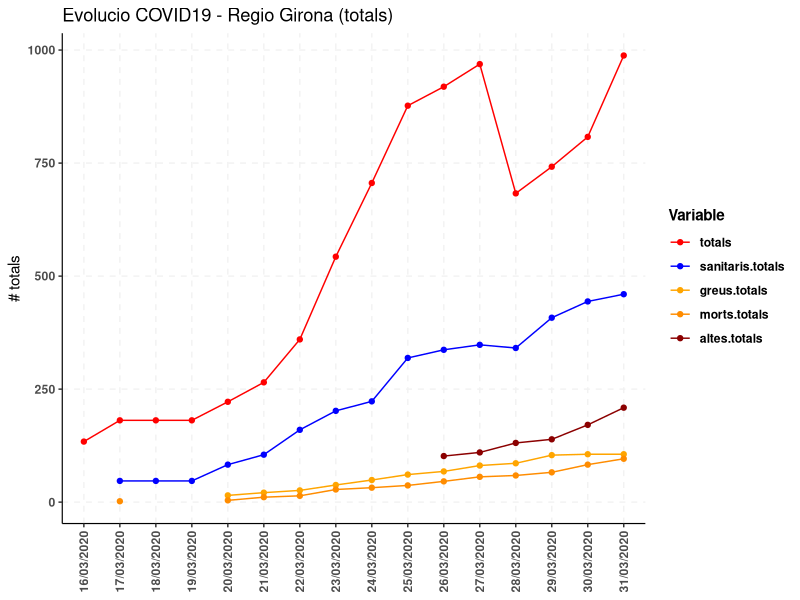
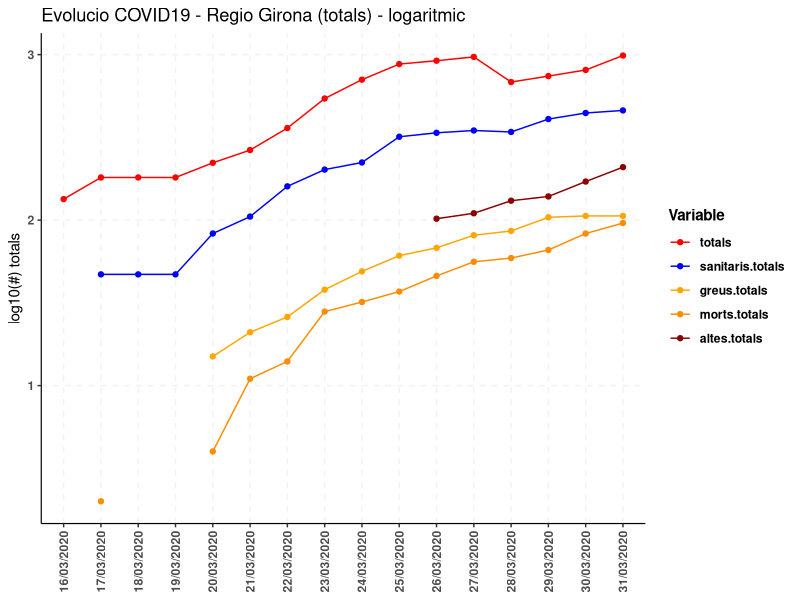
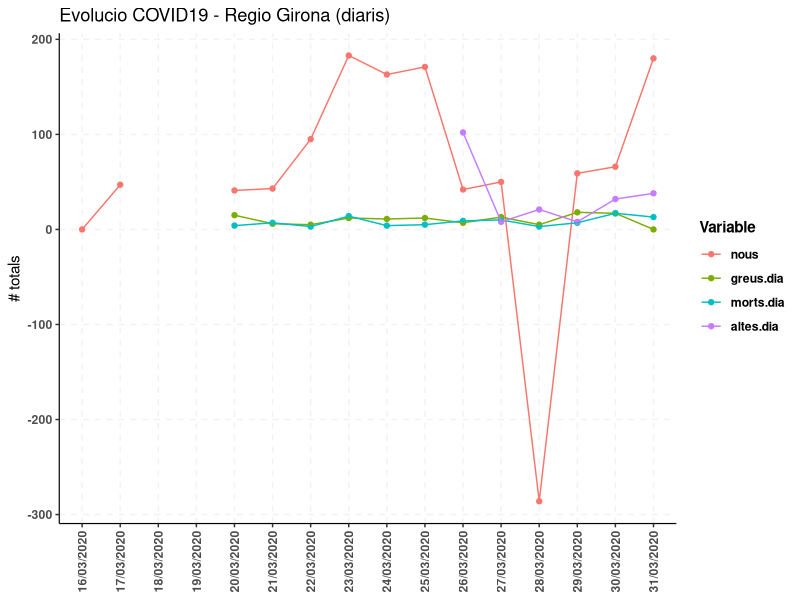
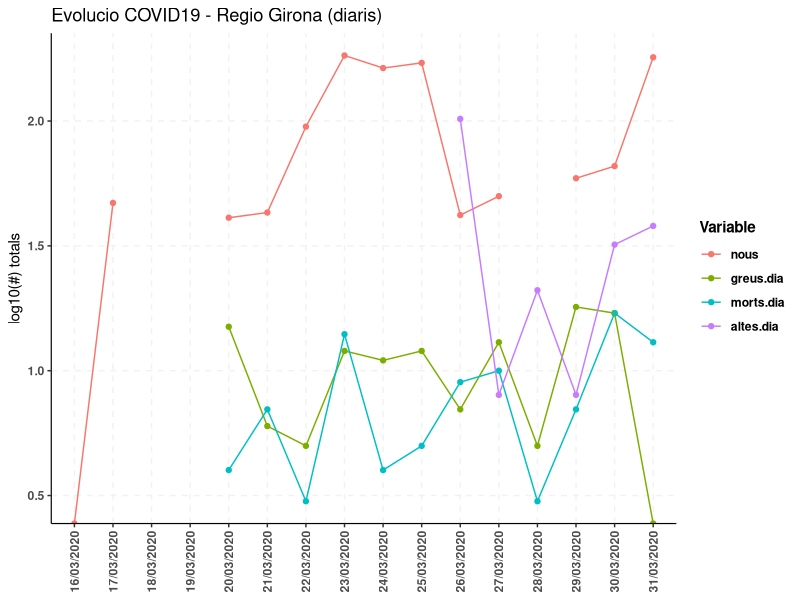
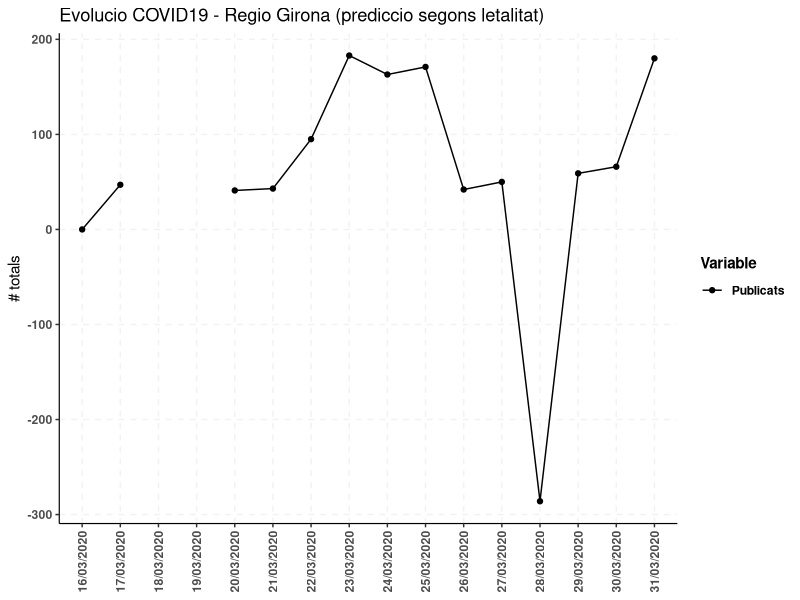
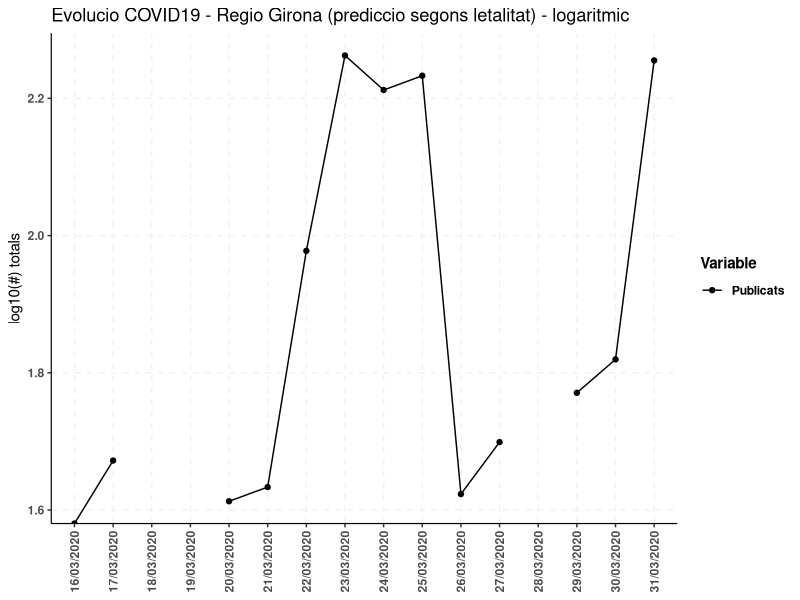

The R script that drew these images, in order: (Note: this script raises an error after producing the figures.)
## COVID-19 GIRONA ##
setwd('Desktop/COVID19-Girona')

## read data
girona <- read.csv2('Girona.csv', header = T)
girona <- girona[rowSums(is.na(girona)) != ncol(girona)-1, ]


## libraries
library(ggplot2); library(reshape2)

## plots
girona$dia <- factor(girona$dia, levels = as.character(girona$dia))
names(girona)

# total
girona.total <- girona[, names(girona) %in% c('dia', 'totals', 'sanitaris.totals', 'nosanitaris.totals', 'greus.totals', 'morts.totals', 'altes.totals')]
girona.total.m <- melt(girona.total)
ggplot(girona.total.m, aes(dia, value, color = variable, group = variable)) + geom_point() + geom_line() +
  scale_color_manual(values=c('red', 'blue', 'orange', 'darkorange', 'darkred', 'green')) +
  theme(plot.subtitle = element_text(vjust = 1), plot.caption = element_text(vjust = 1), axis.line = element_line(size = 0.4, linetype = "solid"), 
        panel.grid.major = element_line(colour = "gray95", linetype = "dashed"), axis.text = element_text(face = "bold"), 
        axis.text.x = element_text(vjust = 0.5, angle = 90), legend.text = element_text(face = "bold"), 
        legend.title = element_text(face = "bold"), panel.background = element_rect(fill = NA), legend.key = element_rect(fill = NA), 
        legend.background = element_rect(fill = NA)) +labs(title = "Evolucio COVID19 - Regio Girona (totals)",  x = NULL, y = "# totals", colour = "Variable")

ggplot(girona.total.m, aes(dia, log10(value), color = variable, group = variable)) + geom_point() + geom_line() +
  scale_color_manual(values=c('red', 'blue', 'orange', 'darkorange', 'darkred', 'green')) +
  theme(plot.subtitle = element_text(vjust = 1), plot.caption = element_text(vjust = 1), axis.line = element_line(size = 0.4, linetype = "solid"), 
        panel.grid.major = element_line(colour = "gray95", linetype = "dashed"), axis.text = element_text(face = "bold"), 
        axis.text.x = element_text(vjust = 0.5, angle = 90), legend.text = element_text(face = "bold"), 
        legend.title = element_text(face = "bold"), panel.background = element_rect(fill = NA), legend.key = element_rect(fill = NA), 
        legend.background = element_rect(fill = NA)) +labs(title = "Evolucio COVID19 - Regio Girona (totals) - logaritmic",  x = NULL, y = "log10(#) totals", colour = "Variable")


# diari
girona.diari <- girona[, names(girona) %in% c('dia', 'nous', 'sanitaris.dia', 'nosanitaris.dia', 'greus.dia', 'morts.dia', 'altes.dia')]
girona.diari.m <- melt(girona.diari)
girona.diari.m <- melt(girona.diari)
ggplot(girona.diari.m, aes(dia, value, color = variable, group = variable)) + geom_point() + geom_line() + #geom_col (position = 'dodge') +
  # scale_color_manual() +
  theme(plot.subtitle = element_text(vjust = 1), plot.caption = element_text(vjust = 1), axis.line = element_line(size = 0.4, linetype = "solid"), 
        panel.grid.major = element_line(colour = "gray95", linetype = "dashed"), axis.text = element_text(face = "bold"), 
        axis.text.x = element_text(vjust = 0.5, angle = 90), legend.text = element_text(face = "bold"), 
        legend.title = element_text(face = "bold"), panel.background = element_rect(fill = NA), legend.key = element_rect(fill = NA), 
        legend.background = element_rect(fill = NA)) +labs(title = "Evolucio COVID19 - Regio Girona (diaris)",  x = NULL, y = "# totals", colour = "Variable")

ggplot(girona.diari.m, aes(dia, log10(value), color = variable, group = variable)) + geom_point() + geom_line() +
  # scale_color_manual() +
  theme(plot.subtitle = element_text(vjust = 1), plot.caption = element_text(vjust = 1), axis.line = element_line(size = 0.4, linetype = "solid"), 
        panel.grid.major = element_line(colour = "gray95", linetype = "dashed"), axis.text = element_text(face = "bold"), 
        axis.text.x = element_text(vjust = 0.5, angle = 90), legend.text = element_text(face = "bold"), 
        legend.title = element_text(face = "bold"), panel.background = element_rect(fill = NA), legend.key = element_rect(fill = NA), 
        legend.background = element_rect(fill = NA)) +labs(title = "Evolucio COVID19 - Regio Girona (diaris)",  x = NULL, y = "log10(#) totals", colour = "Variable")

# previsions
girona.prev <- girona[, names(girona) %in% c('dia', 'nous', 'infectats.ratio07', 'infectats.ratio1', 'infectats.ratio15', 
                                             'infectats.ratio2', 'infectats.ratio3', 'infectats.ratio6')]
girona.prev.m <- melt(girona.prev)
ggplot(girona.prev.m, aes(dia, value, color = variable, group = variable)) + geom_point() + geom_line() +
  scale_color_manual(labels = c('Publicats', 'Letalitat 0.7%', 'Letalitat 1%', 'Letalitat 1.5%', 'Letalitat 2%', 'Letalitat 3%', 'Letalitat 6%'),
                     values = c('black', 'darkred', '#CC0000', '#FF0000', '#FF3333', '#FF6666', '#FF9999')) +
  theme(plot.subtitle = element_text(vjust = 1), plot.caption = element_text(vjust = 1), axis.line = element_line(size = 0.4, linetype = "solid"), 
        panel.grid.major = element_line(colour = "gray95", linetype = "dashed"), axis.text = element_text(face = "bold"), 
        axis.text.x = element_text(vjust = 0.5, angle = 90), legend.text = element_text(face = "bold"), 
        legend.title = element_text(face = "bold"), panel.background = element_rect(fill = NA), legend.key = element_rect(fill = NA), 
        legend.background = element_rect(fill = NA)) +labs(title = "Evolucio COVID19 - Regio Girona (prediccio segons letalitat)",  x = NULL, y = "# totals", colour = "Variable")

ggplot(girona.prev.m, aes(dia, log10(value), color = variable, group = variable)) + geom_point() + geom_line() +
  scale_color_manual(labels = c('Publicats', 'Letalitat 0.7%', 'Letalitat 1%', 'Letalitat 1.5%', 'Letalitat 2%', 'Letalitat 3%', 'Letalitat 6%'),
                     values = c('black', 'darkred', '#CC0000', '#FF0000', '#FF3333', '#FF6666', '#FF9999')) +
  theme(plot.subtitle = element_text(vjust = 1), plot.caption = element_text(vjust = 1), axis.line = element_line(size = 0.4, linetype = "solid"), 
        panel.grid.major = element_line(colour = "gray95", linetype = "dashed"), axis.text = element_text(face = "bold"), 
        axis.text.x = element_text(vjust = 0.5, angle = 90), legend.text = element_text(face = "bold"), 
        legend.title = element_text(face = "bold"), panel.background = element_rect(fill = NA), legend.key = element_rect(fill = NA), 
        legend.background = element_rect(fill = NA)) +labs(title = "Evolucio COVID19 - Regio Girona (prediccio segons letalitat) - logaritmic",  x = NULL, y = "log10(#) totals", colour = "Variable")


# ratios
girona.ratios <- girona[, names(girona) %in% c('dia', 'increment.dia', 'sanitaris.percent')]
girona.ratios.m <-  melt(girona.ratios)
ggplot(girona.ratios.m, aes(dia, value, color = variable, group = variable)) + geom_point() + geom_line() +
  theme(plot.subtitle = element_text(vjust = 1), plot.caption = element_text(vjust = 1), axis.line = element_line(size = 0.4, linetype = "solid"), 
        panel.grid.major = element_line(colour = "gray95", linetype = "dashed"), axis.text = element_text(face = "bold"), 
        axis.text.x = element_text(vjust = 0.5, angle = 90), legend.text = element_text(face = "bold"), 
    legend.title = element_text(face = "bold"), panel.background = element_rect(fill = NA), legend.key = element_rect(fill = NA), 
    legend.background = element_rect(fill = NA)) +labs(title = "Evolucio COVID19 - Regio Girona (Percentatges)",  x = NULL, y = "# totals", colour = "Variable")
       
       
